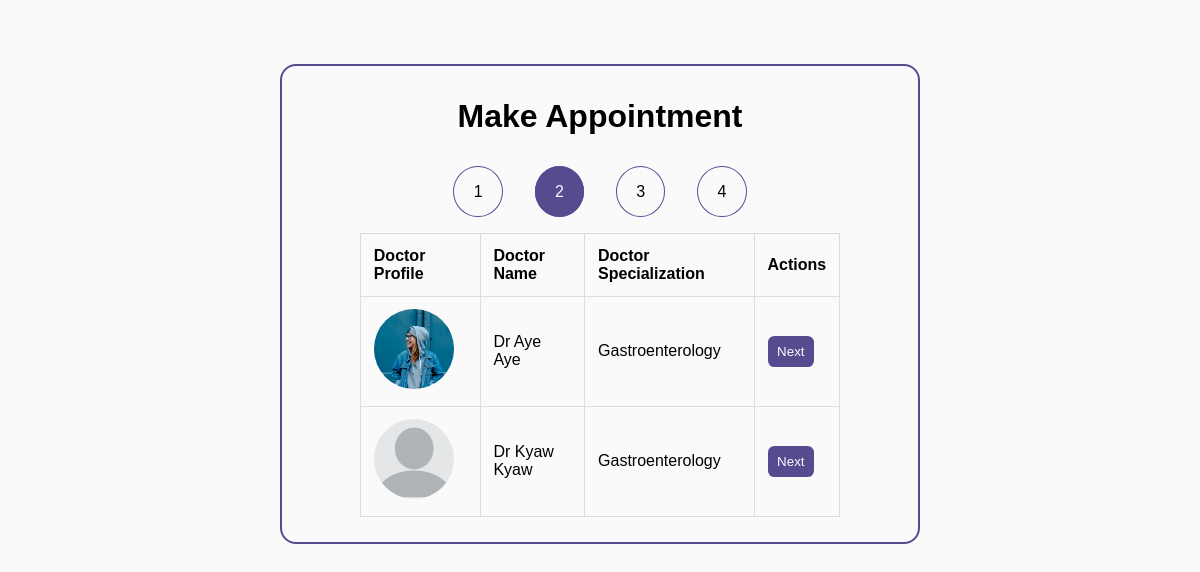
/doctors/7/, run on an earlier commit of the app's database.
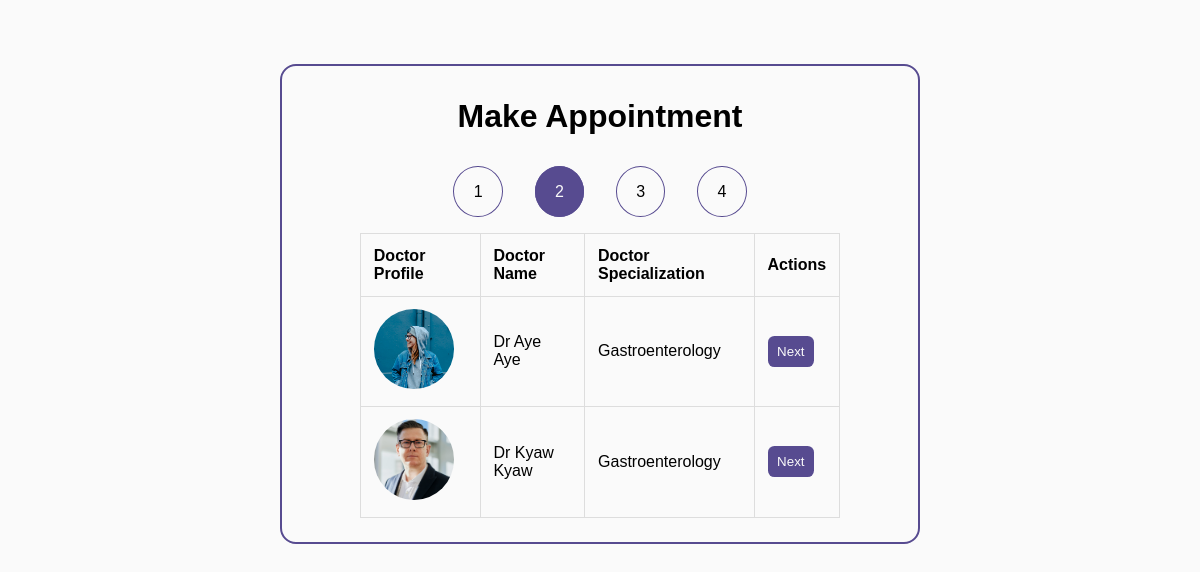
And on a later commit of the database.
### patients/models.py (models this page shows, shortened)
class Doctor(models.Model):
    DoctorID = models.AutoField(primary_key= True)
    DoctorImg = models.ImageField(upload_to='uploads',default='a.png')
    DoctorName = models.CharField(max_length=50)
    DoctorMail =models.EmailField(max_length=50)
    DoctorPwd = models.CharField(max_length=50)
    DoctorPh = models.CharField(max_length=50)
    Department = models.ForeignKey(Department, on_delete=models.CASCADE)
    class Meta:
        verbose_name_plural = 'Doctors'

class Department(models.Model):
    DepartID = models.AutoField(primary_key=True)
    DepartImg = models.ImageField(upload_to='uploads')
    DepartName = models.CharField(max_length=50)
    def __str__(self):
        return self.DepartName

### patients/views.py (the view)
# urls.py: path('doctors/<int:DepartID>/',views.doctor_view,name='doctor_view'),
def doctor_view(request, DepartID):
    data = Doctor.objects.filter(Department=DepartID)
    return render(request, 'searchDept.html', {'data': data})

### templates/searchDept.html (shortened to what this page needs)
<!DOCTYPE html>
{% load static %}
<html lang="en">
<head>
    <link rel="stylesheet" href="{%static 'css/home.css'%}" />
</head>
<body>
    <div class="appoint-section">
        <p class="header">
            Make Appointment
        </p>
        <p class="action-section">
            <ul class="action-list">
                <li class="actions"><a class="action ">1</a></li>
                <li class="actions"><a class="action active-action">2</a></li>
                <li class="actions"><a class="action">3</a></li>
                <li class="actions"><a class="action">4</a></li>
            </ul>
        </p>
        <p class="depart">
        <p>
             <table class="table depart-list">
                     <tr>
                    <th>Doctor Profile</th>
                    <th>Doctor Name</th>
                    <th>Doctor Specialization</th>
                    <th>Actions</th>
                </tr>
                {% for x in data %}
                    <tr>
                        <td><img src="{{ x.DoctorImg.url }}" alt="{{x.DoctorName}}" class="dimg"></td>
                        <td>{{ x.DoctorName }}</td>
                        <td>{{ x.Department }}</td>
                        <td><button type="submit" class="search-btn" onclick="location.href='{% url 'appointment_view' DoctorID=x.DoctorID %}'">Next</button></td>
                    </tr>
                {% endfor %}
                </table>
        </p>
        </p>
    </div>
</body>
</html>

What changed in the data, as far as the page shows it:
changed Doctor "Dr Kyaw Kyaw": DoctorImg: a different picture
